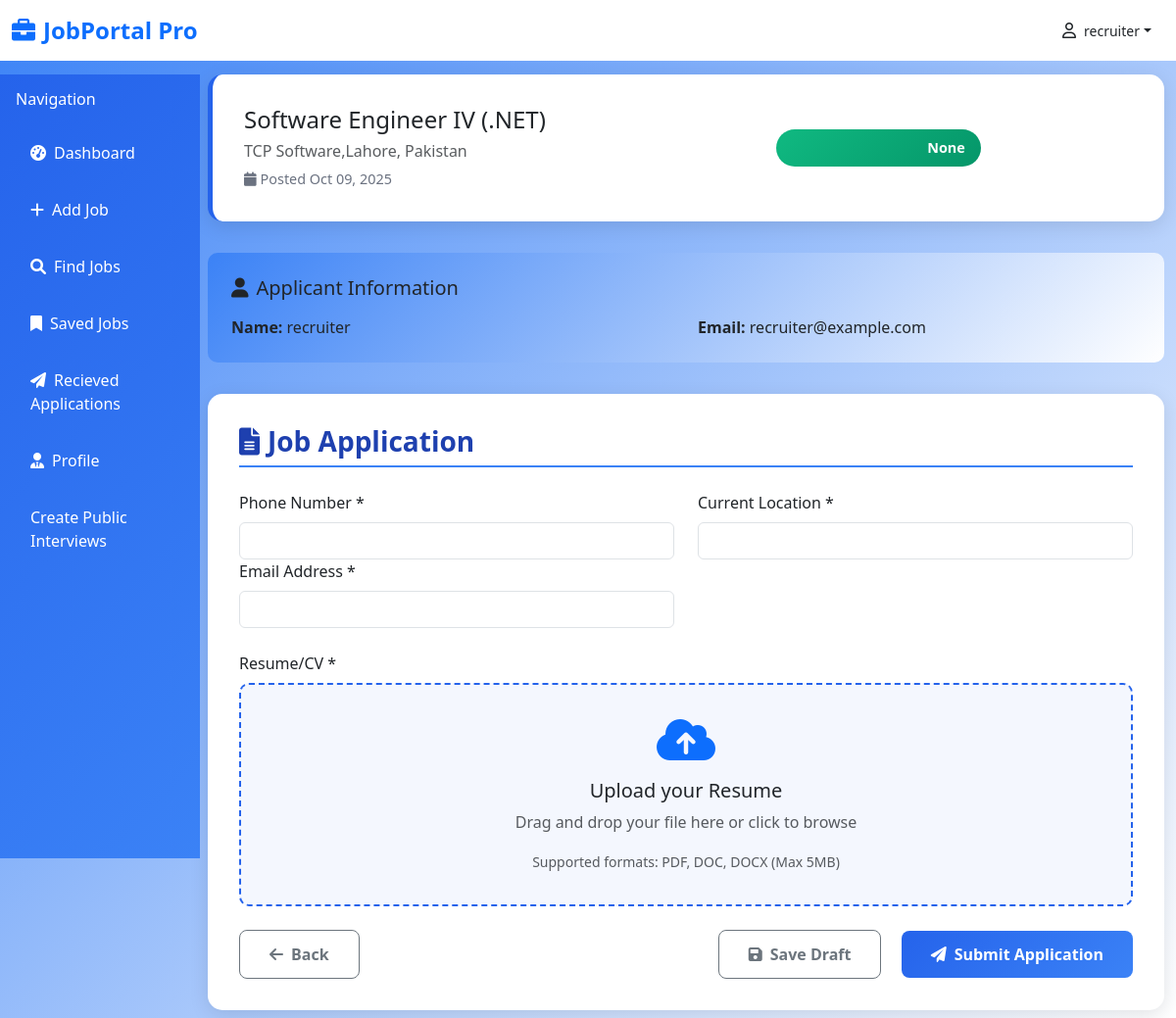
/apply-job/1 (signed in), run on an earlier commit of the app's database.
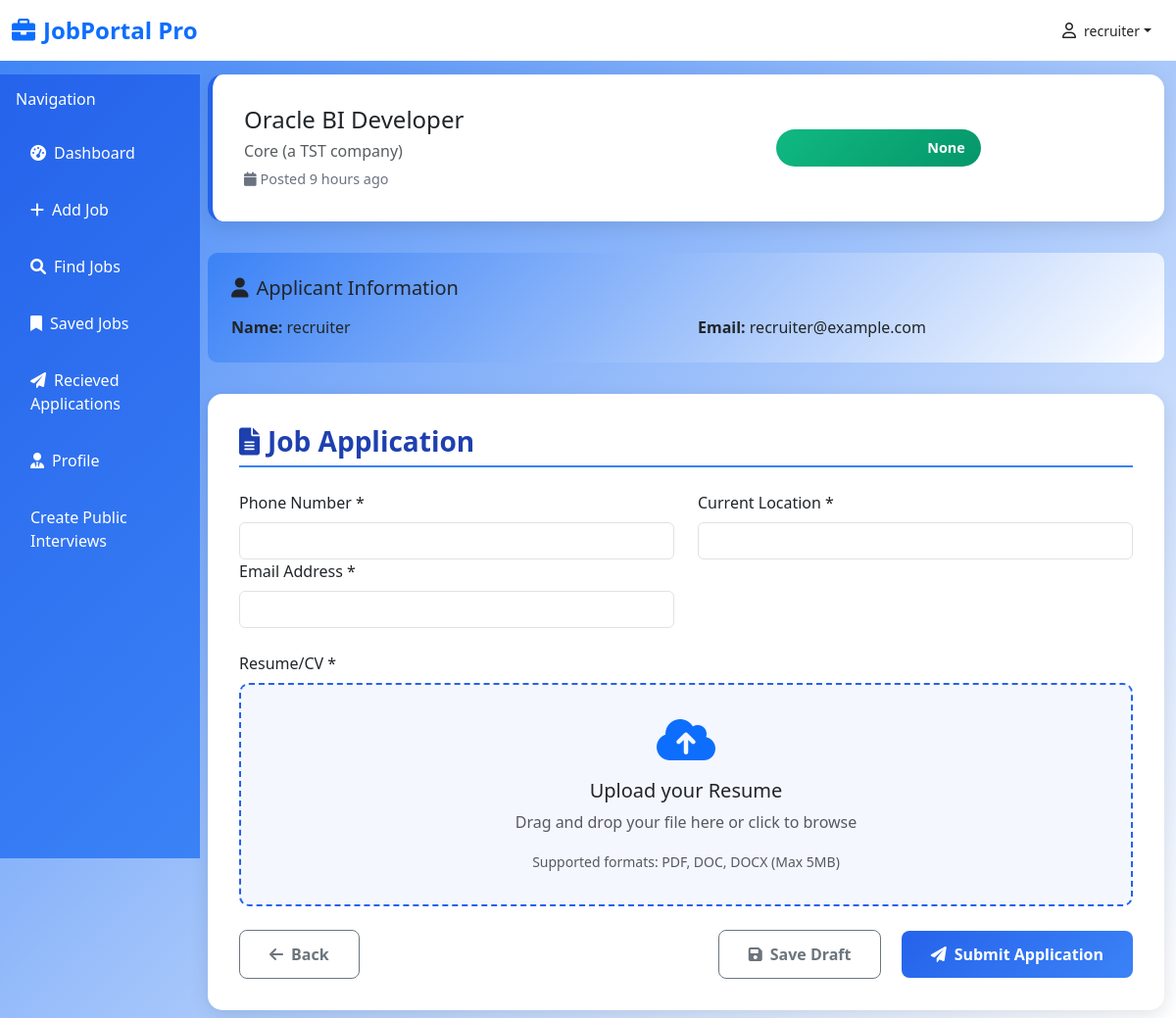
And on a later commit of the database.
### database/models.py (models this page shows)
class Job(Base):
    __tablename__ = "job"
    id = Column(Integer, primary_key=True, index=True)
    link = Column(String, nullable=True)
    logo = Column(String, nullable=True)
    title = Column(String, nullable=False)
    company = Column(String, nullable=True)
    location = Column(String, nullable=True)
    salary = Column(String, nullable=True)
    description = Column(Text, nullable=True)
    responsibilities = Column(Text, nullable=True)
    requirements = Column(Text, nullable=True)
    skills = Column(JSON, nullable=True)
    seniority_level = Column(String, nullable=True)
    employment_type = Column(String, nullable=True)
    job_function = Column(String, nullable=True)
    industry = Column(String, nullable=True)
    posted_on = Column(String, nullable=True)
    source = Column(String, nullable=False)
    created_at = Column(DateTime, default=datetime.utcnow)
    user_id = Column(Integer(), ForeignKey('users.id'))
    user = relationship("User", backref=backref("job", cascade='all, delete-orphan'))

### apps/dashboard/dashboard.py (the view)
@dashboard_router.get("/apply-job/{job_id}")
async def apply_job(
    request:Request,
    job_id: int,
    db: Session = Depends(get_db),
    current_user=Depends(get_current_user)
):
    db_job = db.query(Applicant).filter_by(applied_for=job_id, applicant=current_user.id).first()
    if db_job:
        return JSONResponse({"message":"You have already applied for job"})
    job = db.query(Job).filter_by(id=job_id).first()
    return templates.TemplateResponse("applyjob.html", {"request":request, "job":job, "current_user":current_user})

### templates/applyjob.html (shortened to what this page needs)
{% extends 'base.html' %}
{% block csslink %}
<link rel="stylesheet" href="{{ url_for('static', path='css/applyjob.css') }}">
{% endblock %}
{% block content %}
    <div class="col-md-9 col-lg-10">
        <div class="job-info-card">
            <div class="row align-items-center">
                <div class="col-md-7">
                    <h4 class="mb-2">{{job.title}}</h4>
                    <h6 class="text-muted mb-2">{{job.company}}</h6>
                    <div class="job-meta">
                        <span><i class="fas fa-calendar me-1"></i>Posted {{job.posted_on}}</span>
                    </div>
                </div>
                <div class="col-md-3 text-end">
                    <div class="salary-badge"> {{job.salary}} </div>
                </div>
            </div>
        </div>
        <div class="user-info">
            <h5 class="mb-3"><i class="fas fa-user me-2"></i>Applicant Information</h5>
            <div class="row">
                <div class="col-md-6">
                    <strong>Name:</strong> {{current_user.name}}
                </div>
                <div class="col-md-6">
                    <strong>Email:</strong> {{current_user.email}}
                </div>
            </div>
        </div>
        <div class="application-form-card">
            <h3 class="section-title">
                <i class="fas fa-file-alt me-2"></i>Job Application
            </h3>
            <form id="applicationForm" action="/apply-job/{{job.id}}" method="post" enctype="multipart/form-data">
                <div class="row mb-4">
                    <div class="col-md-6">
                        <label for="phone" class="form-label">Phone Number *</label>
                        <input type="tel" name="number" class="form-control" id="phone" required>
                    </div>
                    <div class="col-md-6">
                        <label for="location" class="form-label">Current Location *</label>
                        <input type="text" name="address" class="form-control" id="location" required>
                    </div>
                    <div class="col-md-6">
                        <label for="email" class="form-label">Email Address *</label>
                        <input type="email" name="email" class="form-control" id="email" required>
                    </div>
                </div>
                <div class="mb-4">
                    <label class="form-label">Resume/CV *</label>
                    <div class="file-upload-area" onclick="document.getElementById('resume').click()">
                        <i class="fas fa-cloud-upload-alt fa-3x text-primary mb-3"></i>
                        <h5>Upload your Resume</h5>
                        <p class="text-muted">Drag and drop your file here or click to browse</p>
                        <small class="text-muted">Supported formats: PDF, DOC, DOCX (Max 5MB)</small>
                    </div>
                </div>
                <div class="d-flex justify-content-between">
                    <button type="button" class="btn btn-outline-secondary" onclick="history.back()">
                        <i class="fas fa-arrow-left me-2"></i>Back
                    </button>
                    <div>
                        <button type="button" class="btn btn-outline-secondary me-3">
                            <i class="fas fa-save me-2"></i>Save Draft
                        </button>
                        <button type="submit" class="btn btn-primary">
                            <i class="fas fa-paper-plane me-2"></i>Submit Application
                        </button>
                    </div>
                </div>
            </form>
        </div>
    </div>
{% endblock %}

What changed in the data, as far as the page shows it:
changed Job "None": title "Software Engineer IV (.NET)" → "Oracle BI Developer"; company "TCP Software,Lahore, Pakistan" → "Core (a TST company)"; posted_on "Oct 09, 2025" → "9 hours ago"
